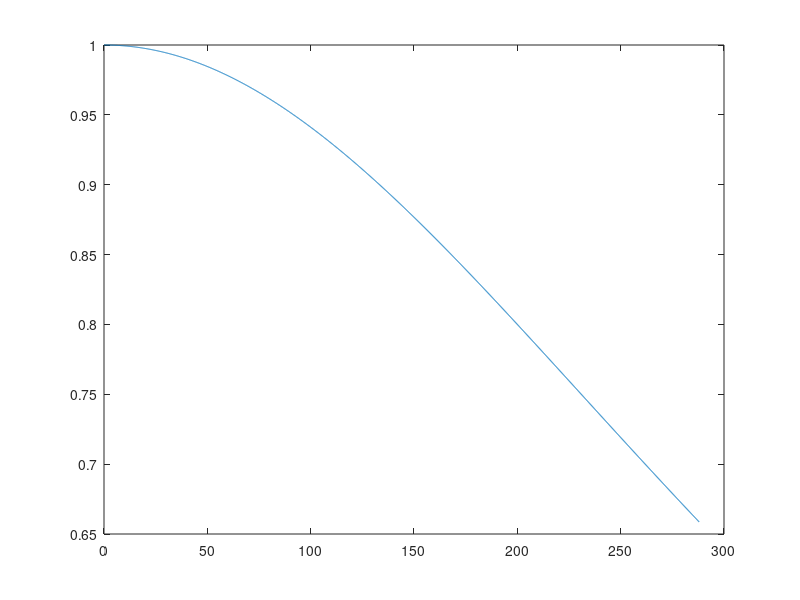

MATLAB code for this plot:
% Plot decay in insulin resistance due to hyperglycemia and additional
% diabetogenic factors

% Diabetogenic factor

% Simulation time
time_end=288;

time=[0:0.1:time_end];
%SIMTIME=[0:0.01:48];

Km_f_add=400;
Vm_f_add=1;

F_additional=(1-(Vm_f_add*time.^2)./(Km_f_add^2+time.^2));

figure()
plot(time,F_additional);